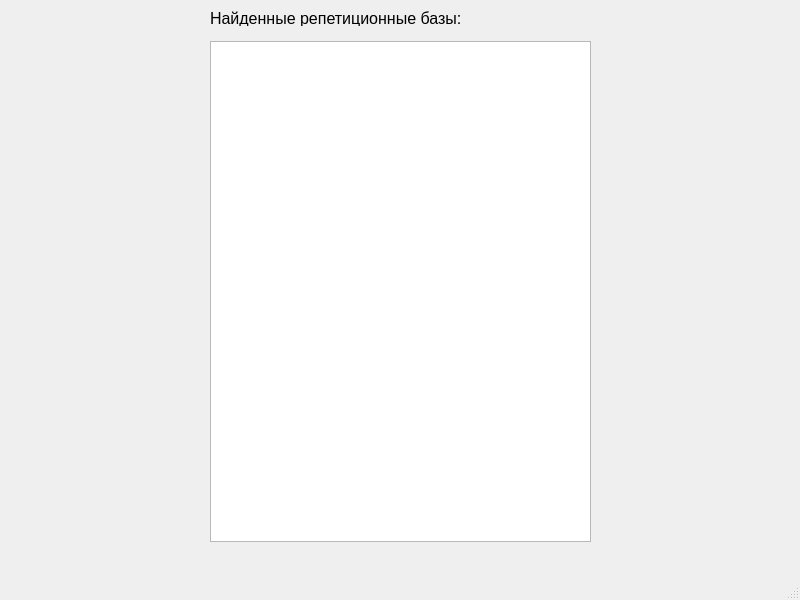
<?xml version="1.0" encoding="UTF-8"?>
<ui version="4.0">
 <class>MainWindow</class>
 <widget class="QMainWindow" name="MainWindow">
  <property name="geometry">
   <rect>
    <x>0</x>
    <y>0</y>
    <width>800</width>
    <height>600</height>
   </rect>
  </property>
  <property name="windowTitle">
   <string>MainWindow</string>
  </property>
  <widget class="QWidget" name="centralwidget">
   <widget class="QLabel" name="label">
    <property name="geometry">
     <rect>
      <x>210</x>
      <y>10</y>
      <width>381</width>
      <height>16</height>
     </rect>
    </property>
    <property name="font">
     <font>
      <pointsize>12</pointsize>
     </font>
    </property>
    <property name="text">
     <string>Найденные репетиционные базы:</string>
    </property>
   </widget>
   <widget class="QListWidget" name="bases_list">
    <property name="geometry">
     <rect>
      <x>210</x>
      <y>41</y>
      <width>381</width>
      <height>501</height>
     </rect>
    </property>
   </widget>
  </widget>
  <widget class="QMenuBar" name="menubar">
   <property name="geometry">
    <rect>
     <x>0</x>
     <y>0</y>
     <width>800</width>
     <height>18</height>
    </rect>
   </property>
  </widget>
  <widget class="QStatusBar" name="statusbar"/>
 </widget>
 <resources/>
 <connections/>
</ui>
